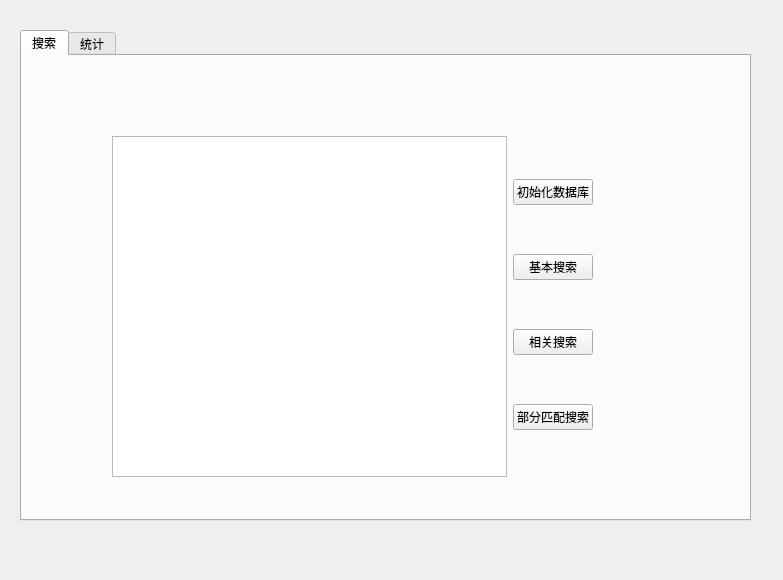
<?xml version="1.0" encoding="UTF-8"?>
<ui version="4.0">
 <class>Form</class>
 <widget class="QWidget" name="Form">
  <property name="geometry">
   <rect>
    <x>0</x>
    <y>0</y>
    <width>783</width>
    <height>580</height>
   </rect>
  </property>
  <property name="windowTitle">
   <string>Form</string>
  </property>
  <widget class="QTabWidget" name="tabWidget">
   <property name="geometry">
    <rect>
     <x>20</x>
     <y>30</y>
     <width>731</width>
     <height>491</height>
    </rect>
   </property>
   <property name="currentIndex">
    <number>0</number>
   </property>
   <widget class="QWidget" name="tab">
    <attribute name="title">
     <string>搜索</string>
    </attribute>
    <widget class="QWidget" name="">
     <property name="geometry">
      <rect>
       <x>90</x>
       <y>80</y>
       <width>481</width>
       <height>341</height>
      </rect>
     </property>
     <layout class="QHBoxLayout" name="horizontalLayout">
      <item>
       <widget class="QPlainTextEdit" name="plainTextEdit"/>
      </item>
      <item>
       <layout class="QVBoxLayout" name="verticalLayout">
        <item>
         <widget class="QPushButton" name="pushButton_8">
          <property name="text">
           <string>初始化数据库</string>
          </property>
         </widget>
        </item>
        <item>
         <widget class="QPushButton" name="pushButton">
          <property name="text">
           <string>基本搜索</string>
          </property>
         </widget>
        </item>
        <item>
         <widget class="QPushButton" name="pushButton_2">
          <property name="text">
           <string>相关搜索</string>
          </property>
         </widget>
        </item>
        <item>
         <widget class="QPushButton" name="pushButton_3">
          <property name="text">
           <string>部分匹配搜索</string>
          </property>
         </widget>
        </item>
       </layout>
      </item>
     </layout>
    </widget>
   </widget>
   <widget class="QWidget" name="tab_2">
    <attribute name="title">
     <string>统计</string>
    </attribute>
    <widget class="QWidget" name="">
     <property name="geometry">
      <rect>
       <x>80</x>
       <y>70</y>
       <width>561</width>
       <height>341</height>
      </rect>
     </property>
     <layout class="QHBoxLayout" name="horizontalLayout_2">
      <item>
       <widget class="QPlainTextEdit" name="plainTextEdit_2"/>
      </item>
      <item>
       <layout class="QVBoxLayout" name="verticalLayout_2">
        <item>
         <widget class="QPushButton" name="pushButton_9">
          <property name="text">
           <string>初始化数据库</string>
          </property>
         </widget>
        </item>
        <item>
         <widget class="QPushButton" name="pushButton_4">
          <property name="text">
           <string>作者统计</string>
          </property>
         </widget>
        </item>
        <item>
         <widget class="QPushButton" name="pushButton_5">
          <property name="text">
           <string>热点分析</string>
          </property>
         </widget>
        </item>
        <item>
         <widget class="QPushButton" name="pushButton_6">
          <property name="text">
           <string>聚团分析</string>
          </property>
         </widget>
        </item>
        <item>
         <widget class="QPushButton" name="pushButton_7">
          <property name="text">
           <string>可视化显示</string>
          </property>
         </widget>
        </item>
       </layout>
      </item>
     </layout>
    </widget>
   </widget>
  </widget>
 </widget>
 <resources/>
 <connections/>
</ui>
